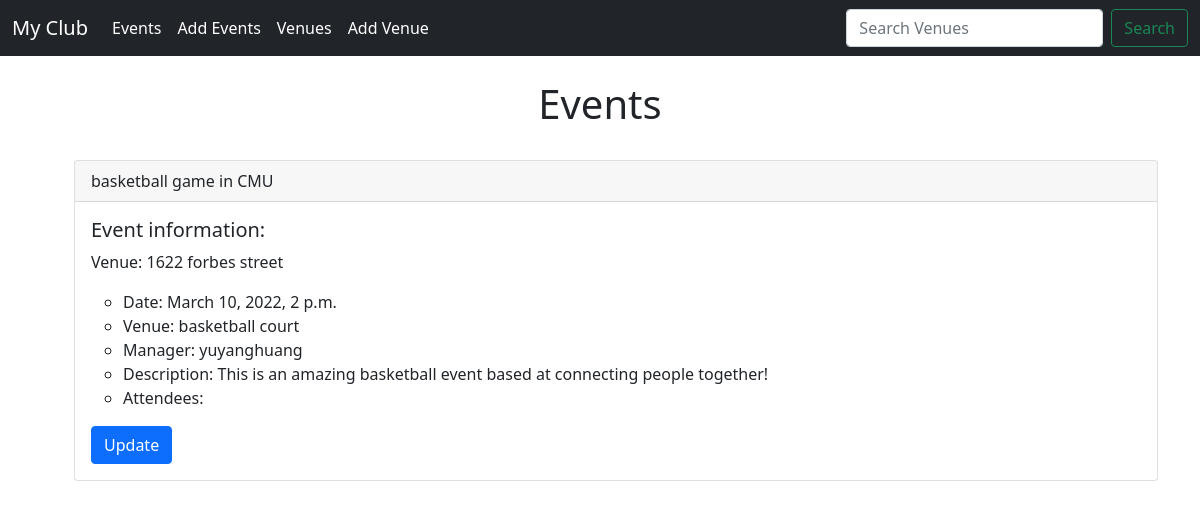
Before: /events with the older database file.
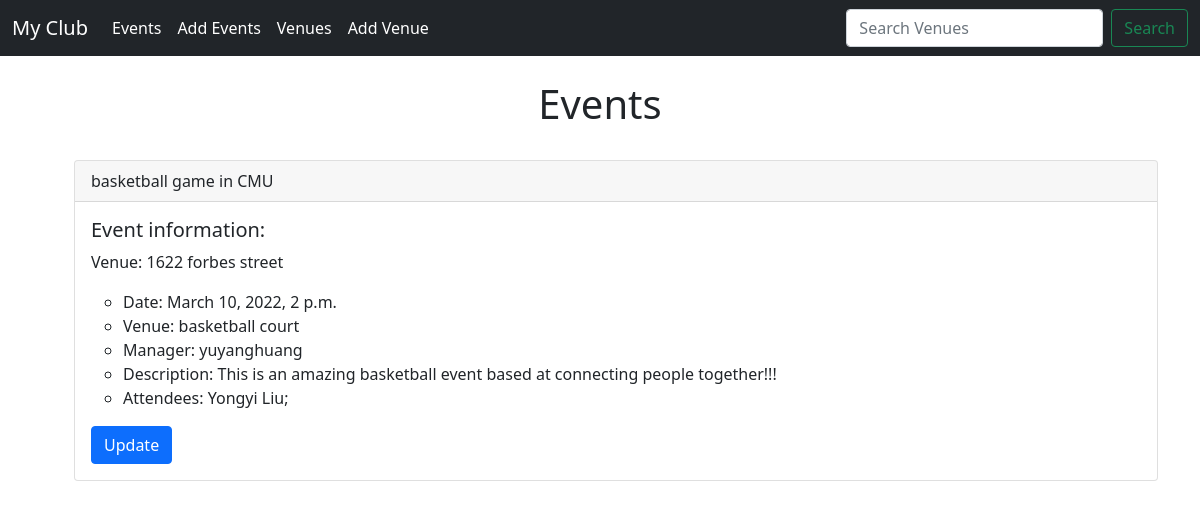
After: the same page with the newer database file.
### events/models.py (models this page shows)
class Event(models.Model):
    name = models.CharField(max_length=120)
    event_date = models.DateTimeField()
    venue = models.ForeignKey(Venue, blank=True, null=True, on_delete=models.CASCADE)
    manager = models.ForeignKey(User, blank=True, null=True, on_delete=models.SET_NULL)
    description = models.TextField(blank=True) # It is ok to leave this blank
    attendees = models.ManyToManyField(MyClubUser, blank=True)
    def __str__(self):
        return self.name

class Venue(models.Model):
    name = models.CharField(max_length=120)
    address = models.CharField(max_length=360)
    zip_code = models.CharField(max_length=15)
    phone = models.CharField(max_length=25, blank=True)
    web = models.URLField(blank=True)
    email_address = models.EmailField(blank=True)
    def __str__(self): #double underscores
        return self.name

class MyClubUser(models.Model):
    first_name = models.CharField(max_length=120)
    last_name = models.CharField(max_length=120)
    email_address = models.EmailField()
    def __str__(self):
        return self.first_name + ' ' + self.last_name

### events/views.py (the view)
# urls.py: path('events', views.all_events, name="list-events"),
def all_events(request):
    context = {}
    event_list = Event.objects.all()
    context = {
        "event_list": event_list
    }
    return render(request, 'events/event_list.html', context)

### events/templates/events/event_list.html
{% extends 'events/base.html' %}
{% block content %}
<center><h1> Events </h1></center>
<ul>
<br/>
{% for event in event_list %}
<div class="card">
    <div class="card-header">
        {{event}}
    </div>
    <div class="card-body">
      <h5 class="card-title">Event information:</h5>
      <p class="card-text">Venue: {{event.venue.address}}
        <ul>
            <li>Date: {{event.event_date}}</li>
            <li>Venue: {{event.venue}}</li>
            <li>Manager: {{event.manager}}</li>
            <li>Description: {{event.description}}</li>
            <li>Attendees:
            {% for attendee in event.attendees.all %}
                {{attendee}};
            {% endfor %}
            </li>
        </ul>
      </p>
      <a href="{% url 'update-event' event.id %}" class="btn btn-primary">Update</a>
    </div>
</div>
  <br/><br/>
{% endfor %}
</ul>
{% endblock %}

Changed rows visible on the page:
changed Event "basketball game in CMU": gains MyClubUser (first_name+last_name "Yongyi Liu"); description "This is an amazing basketball event based at connecting people together!" → "This is an amazing basketball event based at connecting people together!!!"
